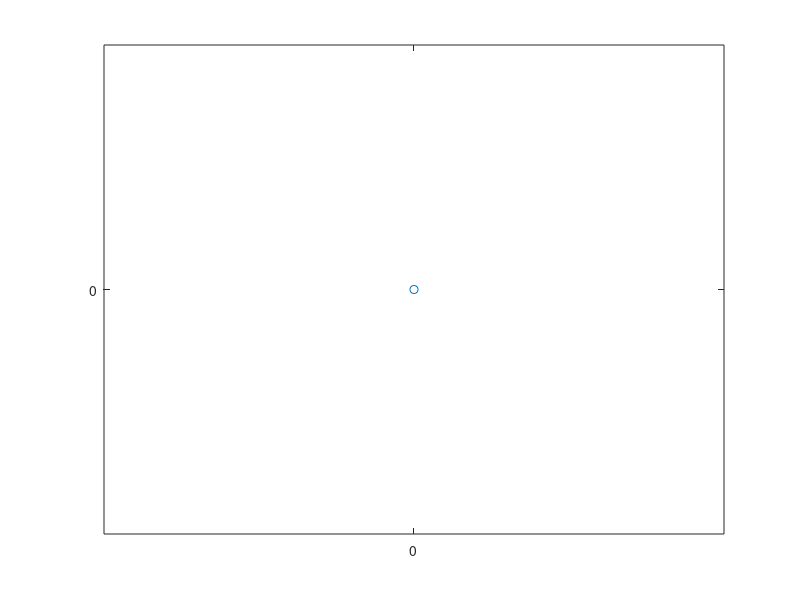

Write the MATLAB code that produced this figure. (Note: this script raises an error after producing the figure.)
clear all;close all
v=30;
steering=30*pi/180;
figure;
plot(0,0,'o');axis equal
hold on
for i=0:0.1:12
[outx,outy]=perfunc(v,steering);
plot(outx,outy,'o');
drawnow;
end
hold off
